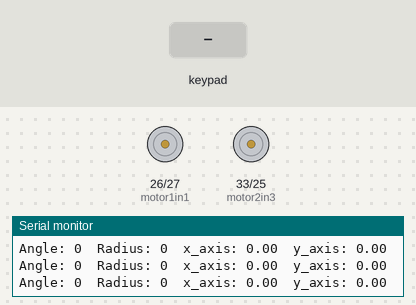
Simulated run of this sketch. Board: ESP32. On the bench: motor-driver pin pairs drawn as motors (green arrow = first pin HIGH = forward, orange = second pin HIGH = backward, longer = more drive, scaled by the enable pin), the last lines printed to the serial monitor. The inputs (shaded band) are chosen by the test bench.

Above: at 1.2 s.
1.3 s: key 'U' pressed
At 1.59 s:
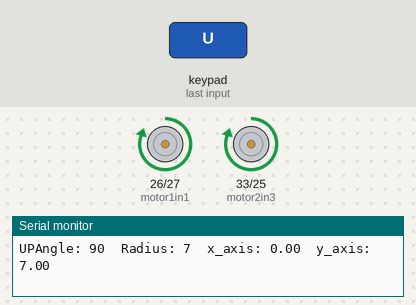
3.3 s: key 'D' pressed
At 3.56 s:
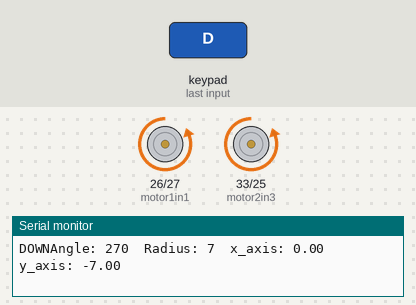
5.2 s: key 'L' pressed
At 5.47 s:
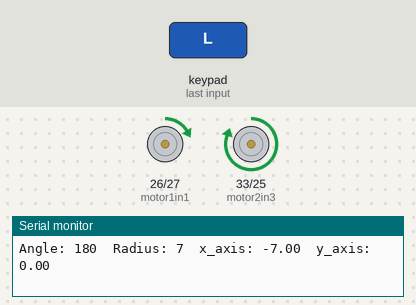
7.1 s: key 'R' pressed
At 7.4 s:
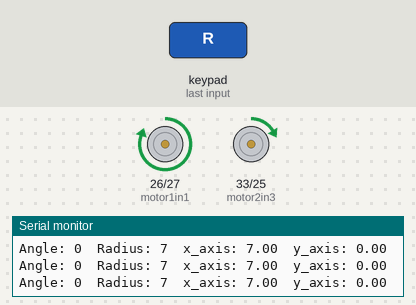
9.1 s: key 'X' pressed
At 9.4 s:
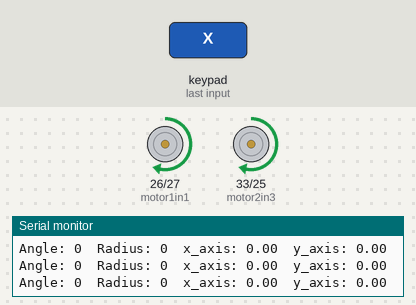
11.1 s: key 'O' pressed
At 11.4 s:
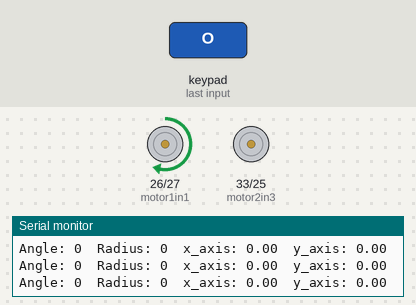
Timing chart, 0 to 14.1 s (numbered marks = the images above; inputs shaded):
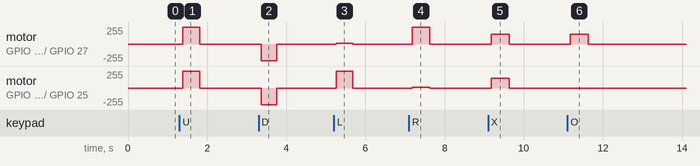

The sketch:

Motor_Driver_Code.ino
```cpp
// Using ESP32 DEVKIT V1 //
#define CUSTOM_SETTINGS
#define INCLUDE_GAMEPAD_MODULE
#include <DabbleESP32.h>
int motor1ena = 12;
int motor1in2 = 27;
int motor1in1 = 26;
int motor2enb = 32;
int motor2in4 = 25;
int motor2in3 = 33;
int turn_count =0;

void setup() {
Serial.begin(9600);
Dabble.begin("DIY TEAM 18");
pinMode(motor1ena,OUTPUT);
pinMode(motor1in1,OUTPUT);
pinMode(motor1in2,OUTPUT);
pinMode(motor2enb,OUTPUT);
pinMode(motor2in3,OUTPUT);
pinMode(motor2in4,OUTPUT);
}

void stop(){
analogWrite(motor1ena,0);
analogWrite(motor2enb,0);
digitalWrite(motor1in1,LOW);
digitalWrite(motor1in2,LOW);
digitalWrite(motor2in3,LOW);
digitalWrite(motor2in4,LOW);

}
void move_forward(int a,int b){

analogWrite(motor1ena,b);
analogWrite(motor2enb,a);
digitalWrite(motor1in1,HIGH);
digitalWrite(motor1in2,LOW);
digitalWrite(motor2in3,HIGH);
digitalWrite(motor2in4,LOW);
}

void move_forward(){

digitalWrite(motor1in1,HIGH);
digitalWrite(motor1in2,LOW);
digitalWrite(motor2in3,HIGH);
digitalWrite(motor2in4,LOW);
}

void rotate(int a,int b){

analogWrite(motor1ena,b);
analogWrite(motor2enb,a);
digitalWrite(motor1in1,HIGH);
digitalWrite(motor1in2,LOW);
digitalWrite(motor2in3,HIGH);
digitalWrite(motor2in4,LOW);
}

void rotate2(int a,int b){

analogWrite(motor1ena,b);
analogWrite(motor2enb,a);
digitalWrite(motor1in1,LOW);
digitalWrite(motor1in2,HIGH);
digitalWrite(motor2in3,LOW);
digitalWrite(motor2in4,HIGH);
}

void move_backward(int a,int b){

analogWrite(motor1ena,b);
analogWrite(motor2enb,a);
digitalWrite(motor1in1,LOW);
digitalWrite(motor1in2,HIGH);
digitalWrite(motor2in3,LOW);
digitalWrite(motor2in4,HIGH);
}

void move_backward(){

digitalWrite(motor1in1,LOW);
digitalWrite(motor1in2,HIGH);
digitalWrite(motor2in3,LOW);
digitalWrite(motor2in4,HIGH);
}


void loop(){
Dabble.processInput();
int a = GamePad.getAngle();
if (GamePad.isUpPressed())
  {
    Serial.print("UP");
    move_forward();
  }

  if (GamePad.isDownPressed())
  {
    Serial.print("DOWN");
    move_backward();
  }

  Serial.print("Angle: ");
  Serial.print(a);
  Serial.print('\t');
  int b = GamePad.getRadius();
  Serial.print("Radius: ");
  Serial.print(b);
  Serial.print('\t');
  float c = GamePad.getXaxisData();
  Serial.print("x_axis: ");
  Serial.print(c);
  Serial.print('\t');
  float d = GamePad.getYaxisData();
  Serial.print("y_axis: ");
  Serial.println(d);
  Serial.println();
  //fdgdng

    float r,l;
    if (c>0){
      r=c;
      l=0;
    }
    else{
      r=0;
      l=-1*c;
    }
    float main_vel = (36.42 * b);
    int right_front = floor(main_vel- 35 * r);
    int left_front  = floor(main_vel- 35 * l);
  if (a>60 && a<120){
    move_forward(main_vel,main_vel);
  }
  else if(a>240 && a<300){
    move_backward(main_vel,main_vel);
  }
  else if ((a>=0 && a<=210)||(a>300 && a<=360)){
     move_forward(right_front,left_front);
  }
  else{
     move_backward(right_front,left_front);
  }
if(GamePad.isCirclePressed()){
   move_forward(0,150);
  }
  else if(GamePad.isSquarePressed()){
   move_forward(150,0);
  }

if(GamePad.isCrossPressed()){
   rotate(150,150);
   turn_count ++;
  }

  else if (GamePad.isTrianglePressed()){

      rotate2(150,150);
    }

}
```

Measured:
- after the input at 1.3 s, motor on GPIO 26 (motor1in1) / GPIO 27 (motor1in2), motor on GPIO 33 (motor2in3) / GPIO 25 (motor2in4): stopped → forward 254/255 after 0.09 s, → stopped 0.42 s later
- after the input at 3.3 s, motor on GPIO 26 (motor1in1) / GPIO 27 (motor1in2), motor on GPIO 33 (motor2in3) / GPIO 25 (motor2in4): stopped → backward 254/255 after 0.06 s, → stopped 0.39 s later
- after the input at 5.2 s, motor on GPIO 26 (motor1in1) / GPIO 27 (motor1in2): stopped → forward 9/255 after 0.06 s, → stopped 0.42 s later; motor on GPIO 33 (motor2in3) / GPIO 25 (motor2in4): stopped → forward 254/255 after 0.06 s, → stopped 0.42 s later
- after the input at 7.1 s, motor on GPIO 26 (motor1in1) / GPIO 27 (motor1in2): stopped → forward 254/255 after 0.08 s, → stopped 0.45 s later; motor on GPIO 33 (motor2in3) / GPIO 25 (motor2in4): stopped → forward 9/255 after 0.08 s, → stopped 0.45 s later
- after the input at 9.1 s, motor on GPIO 26 (motor1in1) / GPIO 27 (motor1in2), motor on GPIO 33 (motor2in3) / GPIO 25 (motor2in4): stopped → forward 150/255 after 0.08 s, → stopped 0.45 s later
- after the input at 11.1 s, motor on GPIO 26 (motor1in1) / GPIO 27 (motor1in2): stopped → forward 150/255 after 0.08 s, → stopped 0.45 s later
